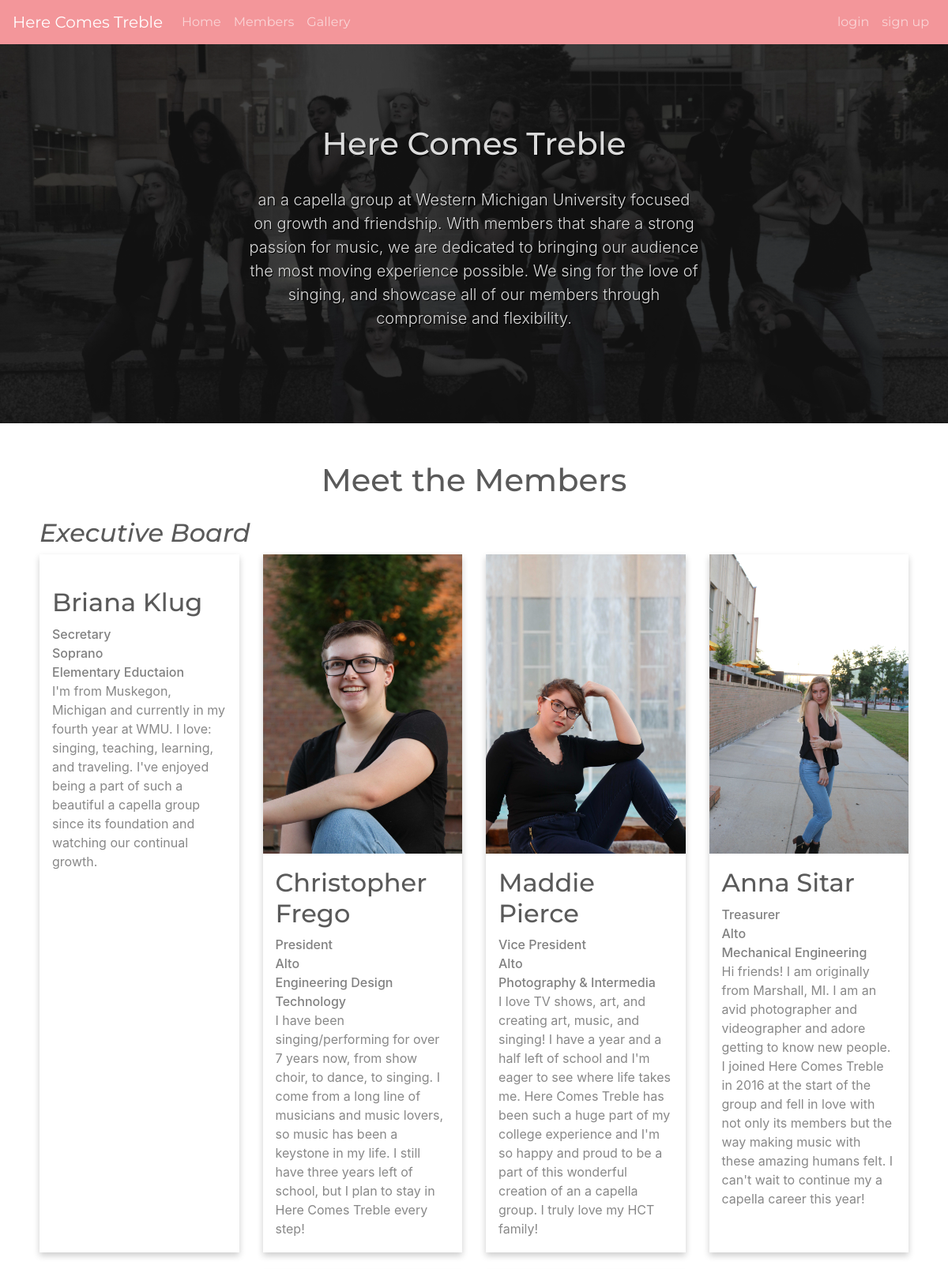
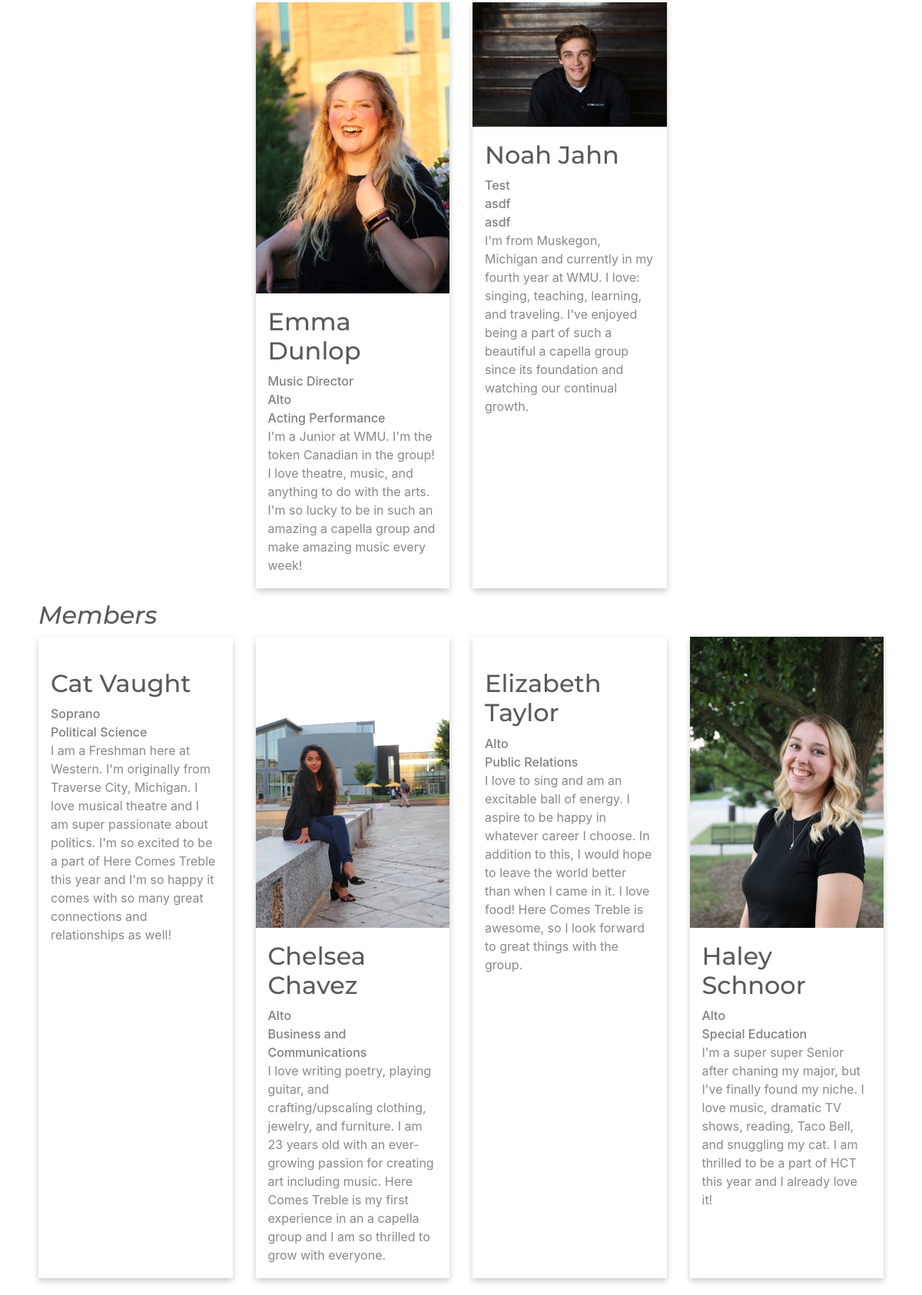
The page / (upper part) on the database its author committed (2 pictures, top to bottom).
### tables this page shows
CREATE TABLE `configurations` (
  `website_name` varchar(32) NOT NULL,
  `header_image` varchar(128) NOT NULL,
  `home_description` varchar(512) NOT NULL
);

CREATE TABLE `bios` (
  `biosid` int(11) NOT NULL,
  `username` varchar(32) NOT NULL,
  `position` varchar(16) DEFAULT NULL,
  `classification` varchar(42) NOT NULL,
  `major` varchar(64) NOT NULL,
  `description` varchar(576) NOT NULL,
  `complete` tinyint(1) NOT NULL DEFAULT '0',
  `image` varchar(256) DEFAULT NULL
);

CREATE TABLE `users` (
  `id` int(11) NOT NULL,
  `firstname` varchar(32) NOT NULL,
  `lastname` varchar(32) NOT NULL,
  `email` varchar(64) NOT NULL,
  `username` varchar(32) NOT NULL,
  `password` varchar(64) NOT NULL
);

### application/controllers/Main.php (called while the page is built, shortened)
<?php
class Main extends CI_Controller {
	public function index()
	{
		$this->load->view('main');
	}
}

### index.php (called while the page is built, shortened)
<?php
require_once BASEPATH.'core/CodeIgniter.php';

### application/views/main.php (the view, shortened to what this page needs)
?><!DOCTYPE html>
<html>
<body>
    <?php
    $heroq = $this->db->query("SELECT website_name, header_image, home_description
        FROM configurations");
    $hero = $heroq->row();
    echo '<section>';
    echo '<div class="header">';
    echo '<div class="hero-image">';
    echo '<div class="row">';
    echo '<div class="col">';
    echo '<div class="hero-text">';
    echo '<div>';
    echo '<h1>' . $hero->website_name . '</h1><br>';
    echo '<p class="lead" style="margin-right: 1em; margin-left: 1em;">' . $hero->home_description . '</p>';
    echo '</div>';
    echo '</div>';
    echo '</div>';
    echo '</div>';
    echo '</div>';
    echo '</div>';
    echo '</section>';
    ?>
    <br><br>
    <a name="members"><h1 class="text-center">Meet the Members</h1></a>
    <?php
    function write_members($member) {
        echo '<div class="col-lg-3 d-flex align-items-stretch justify-content-md-center">';
        echo '<div class="new_card">';
        echo '<img src="' . base_url() . $member->image . '" alt="" style="width:100%;">';
        echo '<div class="container">';
        echo '<h2>'. $member->firstname . ' ' . $member->lastname . '</h2>';
        if ($member->position !== NULL) {
            echo '<p class="title">' . $member->position . '</p>';
        }
        echo '<p class="title">' . $member->classification . '</p>';
        echo '<p class="title">' . $member->major . '</p>';
        echo '<p>' . $member->description . '</p>';
        echo '</div>';
        echo '</div>';
        echo '</div>';
    }
    $executiveq = $this->db->query("SELECT firstname, lastname, position, classification, major, description, complete, image
        FROM bios
        JOIN users
        WHERE bios.username = users.username
        AND position IS NOT NULL");
    $numExecutives = $executiveq->num_rows();
    echo '<section id="cards">';
    echo '<h2><em>Executive Board</em></h2>';
    echo '<div class="row justify-content-md-center">';
    $i = 0;
    foreach($executiveq->result() as $row) {
        if ($row->position != NULL && $row->complete == 1) {
            write_members($row);
        }
        $i++;
        if ($numExecutives > 5) {
            if ($i % 4 == 0) {
                echo '</div>';
                echo '<br>';
                echo '<div class="row justify-content-md-center">';
            }
        } elseif ($numExecutives = 5) {
            if ($i % 3 == 0) {
                echo '</div>';
                echo '<br>';
                echo '<div class="row justify-content-md-center">';
            }
        }
    }
    echo '</div>';
    $memberq = $this->db->query("SELECT firstname, lastname, position, classification, major, description, complete, image
        FROM bios
        JOIN users
        WHERE bios.username = users.username
        AND position IS NULL
        ORDER BY firstname");
    echo '<h2><em>Members</em></h2>';
    echo '<div class="row justify-content-md-center">';
    $i = 0;
    foreach($memberq->result() as $row) {
        if ($row->position == NULL && $row->complete == 1) {
            write_members($row);
        }
        $i++;
        if ($i % 4 == 0) {
            echo '</div>';
            echo '<br>';
        }
    }
            echo '</section>';
            ?>
        </body>
        </html>

### assets/css/main.css (style rules this page uses)
.hero-image { background-image: linear-gradient(rgba(0, 0, 0, 0.5), rgba(0, 0, 0, 0.5)), url('../images/home.jpg'); */ height: 50%; background-position: center; background-repeat: no-repeat; background-size: cover; position: relative; }
.hero-text { text-align: center; position: absolute; top: 50%; left: 50%; transform: translate(-50%, -50%); text-shadow: 1px 1px black; color: #dbdbdb; }
.hero-text h1 { color: #dbdbdb; text-shadow: 1px 1px black; }
h2 { padding-top: 0.5em; }
.col { min-width: 10em; }
.new_card { box-shadow: 0 4px 8px 0 rgba(0, 0, 0, 0.2); transition: all .2s ease-in-out; background-color: white; }
.container { padding: 0 16px; }
.container::after, .row::after { content: ""; clear: both; display: table; }
.title { color: grey; font-weight: 500; margin: 0; }
#cards { margin: 0px 50px 0px 50px; }

### assets/css/gallery.css (style rules this page uses)
img { max-width: 100%; max-height: auto; }
.container { padding: 2px 16px; }
.col-xs-1, .col-sm-1, .col-md-1, .col-lg-1, .col-xs-2, .col-sm-2, .col-md-2, .col-lg-2, .col-xs-3, .col-sm-3, .col-md-3, .col-lg-3, .col-xs-4, .col-sm-4, .col-md-4, .col-lg-4, .col-xs-5, .col-sm-5, .col-md-5, .col-lg-5, .col-xs-6, .col-sm-6, .col-md-6, .col-lg-6, .col-xs-7, .col-sm-7, .col-md-7, .col-lg-7, .col-xs-8, .col-sm-8, .col-md-8, .col-lg-8, .col-xs-9, .col-sm-9, .col-md-9, .col-lg-9, .col-xs-10, .col-sm-10, .col-md-10, .col-lg-10, .col-xs-11, .col-sm-11, .col-md-11, .col-lg-11, .col-xs-12, .col-sm-12, .col-md-12, .col-lg-12 { position: relative; min-height: 1px; padding-left: 15px; padding-right: 15px; }

### rows shown on the page
configurations: website_name "Here Comes Treble", home_description "an a capella group at Western Michigan University focused on growth and friendship. With members that share a strong passion for music, we are dedicated to bringing our audience the most moving experience possible. We sing for the love of singing, and showcase all of our members through compromise and flexibility."
bios: users.firstname "Briana", users.lastname "Klug", position "Secretary", classification "Soprano", major "Elementary Eductaion", description "I'm from Muskegon, Michigan and currently in my fourth year at WMU. I love: singing, teaching, learning, and traveling. I've enjoyed being a part of such a beautiful a capella group since its foundation and watching our continual growth."
bios: image (picture), users.firstname "Christopher", users.lastname "Frego", position "President", classification "Alto", major "Engineering Design Technology", description "I have been singing/performing for over 7 years now, from show choir, to dance, to singing. I come from a long line of musicians and music lovers, so music has been a keystone in my life. I still have three years left of school, but I plan to stay in Here Comes Treble every step!"
bios: image (picture), users.firstname "Maddie", users.lastname "Pierce", position "Vice President", classification "Alto", major "Photography & Intermedia", description "I love TV shows, art, and creating art, music, and singing! I have a year and a half left of school and I'm eager to see where life takes me. Here Comes Treble has been such a huge part of my college experience and I'm so happy and proud to be a part of this wonderful creation of an a capella group. I truly love my HCT family!"
bios: image (picture), users.firstname "Anna", users.lastname "Sitar", position "Treasurer", classification "Alto", major "Mechanical Engineering", description "Hi friends! I am originally from Marshall, MI. I am an avid photographer and videographer and adore getting to know new people. I joined Here Comes Treble in 2016 at the start of the group and fell in love with not only its members but the way making music with these amazing humans felt. I can't wait to continue my a capella career this year!"
bios: image (picture), users.firstname "Emma", users.lastname "Dunlop", position "Music Director", classification "Alto", major "Acting Performance", description "I'm a Junior at WMU. I'm the token Canadian in the group! I love theatre, music, and anything to do with the arts. I'm so lucky to be in such an amazing a capella group and make amazing music every week!"
bios: image (picture), users.firstname "Noah", users.lastname "Jahn", position "Test", classification "asdf", major "asdf", description "I'm from Muskegon, Michigan and currently in my fourth year at WMU. I love: singing, teaching, learning, and traveling. I've enjoyed being a part of such a beautiful a capella group since its foundation and watching our continual growth."
bios: users.firstname "Cat", users.lastname "Vaught", classification "Soprano", major "Political Science", description "I am a Freshman here at Western. I'm originally from Traverse City, Michigan. I love musical theatre and I am super passionate about politics. I'm so excited to be a part of Here Comes Treble this year and I'm so happy it comes with so many great connections and relationships as well!"
bios: image (picture), users.firstname "Chelsea", users.lastname "Chavez", classification "Alto", major "Business and Communications", description "I love writing poetry, playing guitar, and crafting/upscaling clothing, jewelry, and furniture. I am 23 years old with an ever-growing passion for creating art including music. Here Comes Treble is my first experience in an a capella group and I am so thrilled to grow with everyone."
bios: users.firstname "Elizabeth", users.lastname "Taylor", classification "Alto", major "Public Relations", description "I love to sing and am an excitable ball of energy. I aspire to be happy in whatever career I choose. In addition to this, I would hope to leave the world better than when I came in it. I love food! Here Comes Treble is awesome, so I look forward to great things with the group."
bios: image (picture), users.firstname "Haley", users.lastname "Schnoor", classification "Alto", major "Special Education", description "I'm a super super Senior after chaning my major, but I've finally found my niche. I love music, dramatic TV shows, reading, Taco Bell, and snuggling my cat. I am thrilled to be a part of HCT this year and I already love it!"
